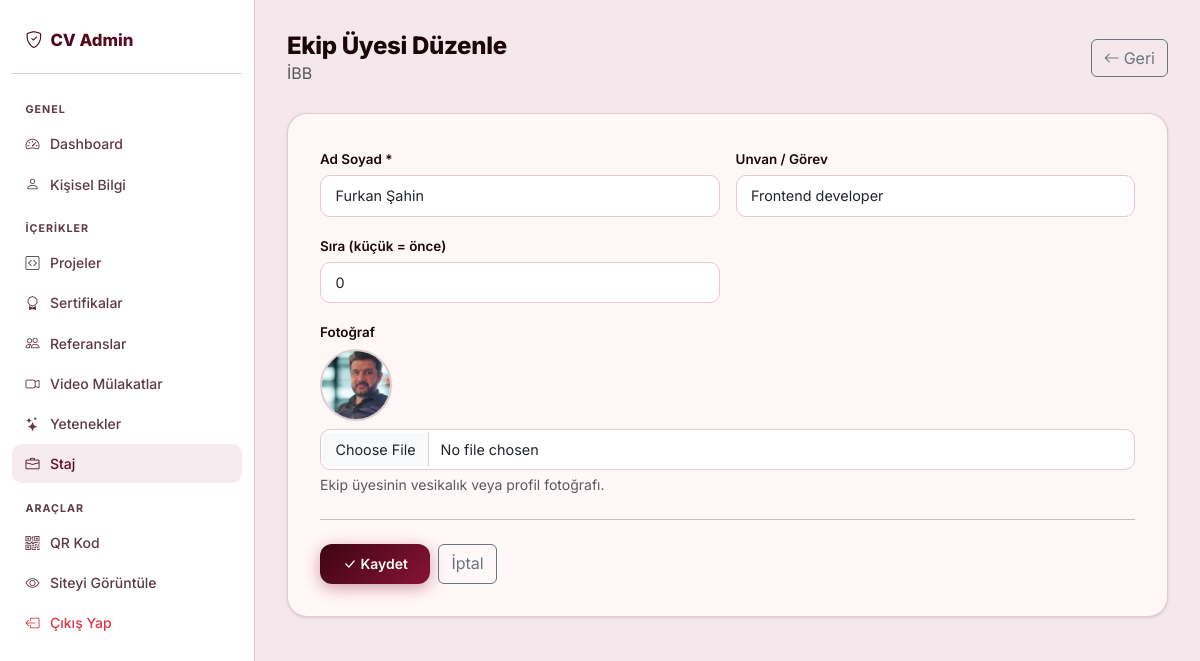
Screenshot of /admin/staj/ekip/duzenle/1 (signed in) with the database file from the repository.
### app.py (models this page shows)
class Staj(db.Model):
    id = db.Column(db.Integer, primary_key=True)
    sirket_adi = db.Column(db.String(200), nullable=False)
    sirket_logo = db.Column(db.String(300), default='')
    alan = db.Column(db.String(200), default='')
    baslangic = db.Column(db.String(50), default='')
    bitis = db.Column(db.String(50), default='')
    aciklama = db.Column(db.Text, default='')
    rapor_link = db.Column(db.String(500), default='')
    sira = db.Column(db.Integer, default=0)
    ekip = db.relationship('StajEkip', backref='staj', lazy=True,
                           cascade='all, delete-orphan', order_by='StajEkip.sira')

class StajEkip(db.Model):
    id = db.Column(db.Integer, primary_key=True)
    staj_id = db.Column(db.Integer, db.ForeignKey('staj.id'), nullable=False)
    ad_soyad = db.Column(db.String(100), nullable=False)
    unvan = db.Column(db.String(200), default='')
    resim = db.Column(db.String(300), default='')
    sira = db.Column(db.Integer, default=0)

### app.py (the view, shortened to what this page needs)
@app.route('/admin/staj/ekip/duzenle/<int:id>', methods=['GET', 'POST'])
@giris_gerekli
def admin_staj_ekip_duzenle(id):
    uye = db.get_or_404(StajEkip, id)
    return render_template('admin/staj_ekip_form.html', staj=uye.staj, uye=uye, baslik='Ekip Üyesi Düzenle')

### app.py (called while the page is built)
@app.context_processor
def inject_bilgi():
    bilgi = KisiselBilgi.query.first()
    return dict(bilgi=bilgi)

def giris_gerekli(f):
    @wraps(f)
    def decorated(*args, **kwargs):
        if 'admin_id' not in session:
            return redirect(url_for('admin_giris'))
        return f(*args, **kwargs)
    return decorated

### templates/admin/staj_ekip_form.html (shortened to what this page needs)
{% extends "admin/base.html" %}
{% block content %}
<div class="admin-header d-flex justify-content-between align-items-center">
  <div>
    <h1>{{ baslik }}</h1>
    <p class="text-muted mb-0">{{ staj.sirket_adi }}</p>
  </div>
  <a href="{{ url_for('admin_staj_ekip', staj_id=staj.id) }}" class="btn btn-outline-secondary">
    <i class="bi bi-arrow-left me-1"></i>Geri
  </a>
</div>
<div class="form-card">
  <form method="POST" enctype="multipart/form-data">
    <div class="row g-3">
      <div class="col-md-6">
        <label class="form-label">Ad Soyad *</label>
        <input type="text" name="ad_soyad" class="form-control" required
               value="{{ uye.ad_soyad if uye else '' }}"
               placeholder="Ahmet Yılmaz">
      </div>
      <div class="col-md-6">
        <label class="form-label">Unvan / Görev</label>
        <input type="text" name="unvan" class="form-control"
               value="{{ uye.unvan if uye else '' }}"
               placeholder="Yazılım Geliştirici, Proje Yöneticisi...">
      </div>
      <div class="col-md-6">
        <label class="form-label">Sıra (küçük = önce)</label>
        <input type="number" name="sira" class="form-control" min="0"
               value="{{ uye.sira if uye else 0 }}">
      </div>
      <div class="col-12">
        <label class="form-label">Fotoğraf</label>
        {% if uye and uye.resim %}
        <div class="mb-2">
          <img src="{{ url_for('static', filename='uploads/' + uye.resim) }}"
               style="width:72px;height:72px;object-fit:cover;border-radius:50%;border:2px solid var(--border);">
        </div>
        {% endif %}
        <input type="file" name="resim" class="form-control" accept="image/*">
        <div class="form-text">Ekip üyesinin vesikalık veya profil fotoğrafı.</div>
      </div>
    </div>
    <hr class="my-4">
    <div class="d-flex gap-2">
      <button type="submit" class="btn btn-primary">
        <i class="bi bi-check-lg me-1"></i>Kaydet
      </button>
      <a href="{{ url_for('admin_staj_ekip', staj_id=staj.id) }}" class="btn btn-outline-secondary">İptal</a>
    </div>
  </form>
</div>
{% endblock %}

### static/css/style.css (style rules this page uses)
:root { --primary: #5c0a1f; --primary-dark: #3d0512; --primary-light: #fce8ed; --accent: #881337; --accent2: #be123c; --gradient: linear-gradient(135deg, #3d0512 0%, #881337 100%); --gradient2: linear-gradient(135deg, #881337 0%, #3d0512 100%); --gradient-warm: linear-gradient(135deg, #5c0a1f 0%, #9b1b30 100%); --text: #1a0508; --text-muted: #5e3a43; --bg: #f5e8ec; --card-bg: #fff7f8; --border: rgba(92,10,31,.18); --border-solid: #e8c9d0; --radius: 20px; --radius-sm: 12px; --shadow: 0 1px 4px rgba(92,10,31,.09), 0 1px 2px rgba(0,0,0,.05); --shadow-md: 0 6px 24px rgba(92,10,31,.18); --shadow-lg: 0 14px 44px rgba(92,10,31,.2); --shadow-xl: 0 24px 64px rgba(92,10,31,.24); --shadow-color: 0 8px 28px rgba(92,10,31,.45); }
* { box-sizing: border-box; }
body { font-family: 'Inter', sans-serif; background: var(--bg); color: var(--text); min-height: 100vh; display: flex; flex-direction: column; }
.btn-primary { background: var(--gradient); border: none; font-weight: 600; font-size: .875rem; border-radius: 12px; padding: .58rem 1.4rem; box-shadow: 0 4px 16px rgba(136,19,55,.4); transition: all .24s cubic-bezier(.34,1.56,.64,1); }
.admin-header { margin-bottom: 1.75rem; }
.admin-header h1 { font-size: 1.5rem; font-weight: 800; margin: 0; letter-spacing: -.3px; }
.form-card { background: var(--card-bg); border: 1.5px solid var(--border); border-radius: var(--radius); padding: 2rem; box-shadow: var(--shadow); }
.form-label { font-weight: 600; font-size: .84rem; color: var(--text); margin-bottom: .4rem; }
.form-control, .form-select { border: 1.5px solid var(--border-solid); border-radius: 10px; font-size: .9rem; padding: .55rem .9rem; transition: border-color .18s, box-shadow .18s; }

### rows the page displays
Staj: sirket_adi "İBB"
StajEkip: ad_soyad "Furkan Şahin", unvan "Frontend developer", sira "0", resim (picture)

### other values shown
{{ baslik }} "Ekip Üyesi Düzenle"
